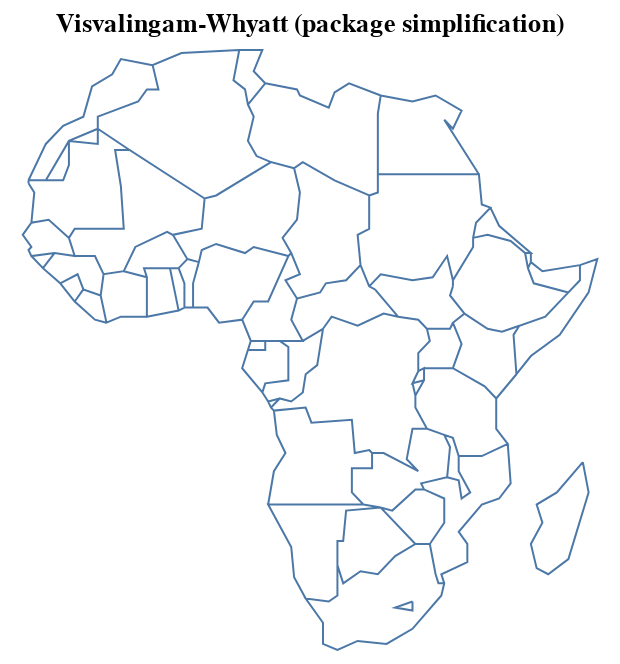

Notebook code for this chart:
### Code cell
import topojson as tp
data = tp.utils.example_data_africa()

topo = tp.Topology(data, prequantize=200)

# we visualize with the (optional!) package Altair,
# since SVG rendering is too small for this example
topo.toposimplify(
    epsilon=1,
    simplify_algorithm='vw', 
    simplify_with='simplification', 
    prevent_oversimplify=True
).to_alt().properties(title='Visvalingam-Whyatt (package simplification)')

### Figure 1 — Vega-Lite specification as saved in the notebook (floating-point values rounded to 4 significant figures; data arrays with more than 128 entries replaced by an {"elided": "..."} marker saying what was removed)
{"config": {"view": {"continuousWidth": 400, "continuousHeight": 300}}, "data": {"name": "data-208d7839ebba7cab448c3c57b2688dec", "format": {"mesh": "data", "type": "topojson"}}, "mark": {"type": "geoshape", "filled": false}, "projection": {"reflectY": true, "type": "identity"}, "title": "Visvalingam-Whyatt (package simplification)", "width": 300, "$schema": "https://vega.github.io/schema/vega-lite/v4.8.1.json", "datasets": {"data-208d7839ebba7cab448c3c57b2688dec": {"type": "Topology", "objects": {"data": {"geometries": [{"id": "1", "type": "Polygon", "properties": {"continent": "Africa", "gdp_md_est": 150600.0, "iso_a3": "TZA", "name": "Tanzania", "pop_est": 53950935}, "bbox": [29.34, -11.72, 40.32, -0.95], "arcs": [[-5, 0, -85, -83, -78, -2, -102, -142, -139]]}, {"id": "2", "type": "Polygon", "properties": {"continent": "Africa", "gdp_md_est": 906.5, "iso_a3": "ESH", "name": "W. Sahara", "pop_est": 603253}, "bbox": [-17.06, 21.0, -8.665, 27.66], "arcs": [[-23, -22, -21, 20, -117, -116]]}, {"id": "11", "type": "Polygon", "properties": {"continent": "Africa", "gdp_md_est": 66010.0, "iso_a3": "COD", "name": "Dem. Rep. Congo", "pop_est": 83301151}, "bbox": [12.18, -13.26, 31.17, 5.256], "arcs": [[1, -82, -81, -97, 2, -94, -68, -64, -146, -140, -144, -103]]}, {"id": "12", "type": "Polygon", "properties": {"continent": "Africa", "gdp_md_est": 4719.0, "iso_a3": "SOM", "name": "Somalia", "pop_est": 7531386}, "bbox": [40.98, -1.683, 51.13, 12.02], "arcs": [[-6, -128, -135, 3]]}, {"id": "13", "type": "Polygon", "properties": {"continent": "Africa", "gdp_md_est": 152700.0, "iso_a3": "KEN", "name": "Kenya", "pop_est": 47615739}, "bbox": [33.89, -4.677, 41.86, 5.506], "arcs": [[4, -141, -152, -129, 5, 6]]}, {"id": "14", "type": "Polygon", "properties": {"continent": "Africa", "gdp_md_est": 176300.0, "iso_a3": "SDN", "name": "Sudan", "pop_est": 37345935}, "bbox": [21.94, 8.229, 38.41, 22.0], "arcs": [[147, -67, -9, -121, -119, 7, -113, -130, 149, -150, -149, -148]]}, {"id": "15", "type": "Polygon", "properties": {"continent": "Africa", "gdp_md_est": 30590.0, "iso_a3": "TCD", "name": "Chad", "pop_est": 12075985}, "bbox": [13.54, 7.422, 23.89, 23.41], "arcs": [[8, -66, -34, -28, -122]]}, {"id": "25", "type": "Polygon", "properties": {"continent": "Africa", "gdp_md_est": 739100.0, "iso_a3": "ZAF", "name": "South Africa", "pop_est": 54841552}, "bbox": [16.34, -34.82, 32.83, -22.09], "arcs": [[-15, -13, -12, -88, -92, -87, 9], [10]]}, {"id": "26", "type": "Polygon", "properties": {"continent": "Africa", "gdp_md_est": 6019.0, "iso_a3": "LSO", "name": "Lesotho", "pop_est": 1958042}, "bbox": [27.0, -30.65, 29.33, -28.65], "arcs": [[10]]}, {"id": "48", "type": "Polygon", "properties": {"continent": "Africa", "gdp_md_est": 28330.0, "iso_a3": "ZWE", "name": "Zimbabwe", "pop_est": 13805084}, "bbox": [25.26, -22.27, 32.85, -15.51], "arcs": [[11, -14, -79, -89]]}, {"id": "49", "type": "Polygon", "properties": {"continent": "Africa", "gdp_md_est": 35900.0, "iso_a3": "BWA", "name": "Botswana", "pop_est": 2214858}, "bbox": [19.9, -26.83, 29.43, -17.66], "arcs": [[12, -17, 13]]}, {"id": "50", "type": "Polygon", "properties": {"continent": "Africa", "gdp_md_est": 25990.0, "iso_a3": "NAM", "name": "Namibia", "pop_est": 2484780}, "bbox": [11.73, -29.05, 25.08, -16.94], "arcs": [[14, 15, -100, -80, 16]]}, {"id": "51", "type": "Polygon", "properties": {"continent": "Africa", "gdp_md_est": 39720.0, "iso_a3": "SEN", "name": "Senegal", "pop_est": 14668522}, "bbox": [-17.63, 12.33, -11.47, 16.6], "arcs": [[17, -25, -20, -45, -49, 18, -105]]}, {"id": "52", "type": "Polygon", "properties": {"continent": "Africa", "gdp_md_est": 38090.0, "iso_a3": "MLI", "name": "Mali", "pop_est": 17885245}, "bbox": [-12.17, 10.1, 4.27, 24.97], "arcs": [[19, -24, -111, -30, -58, -42, -46]]}, {"id": "53", "type": "Polygon", "properties": {"continent": "Africa", "gdp_md_est": 16710.0, "iso_a3": "MRT", "name": "Mauritania", "pop_est": 3758571}, "bbox": [-17.06, 14.62, -4.923, 27.4], "arcs": [[20, 21, 22, -112, 23, 24, 25]]}, {"id": "54", "type": "Polygon", "properties": {"continent": "Africa", "gdp_md_est": 24310.0, "iso_a3": "BEN", "name": "Benin", "pop_est": 11038805}, "bbox": [0.7723, 6.142, 3.797, 12.24], "arcs": [[26, -38, -60, -29, -31]]}, {"id": "55", "type": "Polygon", "properties": {"continent": "Africa", "gdp_md_est": 20150.0, "iso_a3": "NER", "name": "Niger", "pop_est": 19245344}, "bbox": [0.2956, 11.66, 15.9, 23.47], "arcs": [[27, -37, -32, 28, -59, 29, -110, -123]]}, {"id": "56", "type": "Polygon", "properties": {"continent": "Africa", "gdp_md_est": 1089000.0, "iso_a3": "NGA", "name": "Nigeria", "pop_est": 190632261}, "bbox": [2.692, 4.241, 14.58, 13.87], "arcs": [[30, 31, -36, 32]]}, {"id": "57", "type": "Polygon", "properties": {"continent": "Africa", "gdp_md_est": 77240.0, "iso_a3": "CMR", "name": "Cameroon", "pop_est": 24994885}, "bbox": [8.489, 1.728, 16.01, 12.86], "arcs": [[33, -65, -70, -72, -75, 34, 35, 36]]}, {"id": "58", "type": "Polygon", "properties": {"continent": "Africa", "gdp_md_est": 11610.0, "iso_a3": "TGO", "name": "Togo", "pop_est": 7965055}, "bbox": [-0.04978, 5.929, 1.865, 11.02], "arcs": [[37, 38, -40, -61]]}, {"id": "59", "type": "Polygon", "properties": {"continent": "Africa", "gdp_md_est": 120800.0, "iso_a3": "GHA", "name": "Ghana", "pop_est": 27499924}, "bbox": [-3.244, 4.71, 1.06, 11.1], "arcs": [[39, 40, -43, -62]]}, {"id": "60", "type": "Polygon", "properties": {"continent": "Africa", "gdp_md_est": 87120.0, "iso_a3": "CIV", "name": "Côte d'Ivoire", "pop_est": 24184810}, "bbox": [-8.603, 4.338, -2.562, 10.52], "arcs": [[41, -63, 42, 43, -52, -47]]}, {"id": "61", "type": "Polygon", "properties": {"continent": "Africa", "gdp_md_est": 16080.0, "iso_a3": "GIN", "name": "Guinea", "pop_est": 12413867}, "bbox": [-15.13, 7.309, -7.832, 12.59], "arcs": [[44, 45, 46, -54, -55, 47, -50]]}, {"id": "62", "type": "Polygon", "properties": {"continent": "Africa", "gdp_md_est": 2851.0, "iso_a3": "GNB", "name": "Guinea-Bissau", "pop_est": 1792338}, "bbox": [-16.68, 11.04, -13.7, 12.63], "arcs": [[48, 49, 50]]}, {"id": "63", "type": "Polygon", "properties": {"continent": "Africa", "gdp_md_est": 3881.0, "iso_a3": "LBR", "name": "Liberia", "pop_est": 4689021}, "bbox": [-11.44, 4.356, -7.54, 8.541], "arcs": [[51, 52, -56, 53]]}, {"id": "64", "type": "Polygon", "properties": {"continent": "Africa", "gdp_md_est": 10640.0, "iso_a3": "SLE", "name": "Sierra Leone", "pop_est": 6163195}, "bbox": [-13.25, 6.786, -10.23, 10.05], "arcs": [[54, 55, 56]]}, {"id": "65", "type": "Polygon", "properties": {"continent": "Africa", "gdp_md_est": 32990.0, "iso_a3": "BFA", "name": "Burkina Faso", "pop_est": 20107509}, "bbox": [-5.471, 9.611, 2.177, 15.12], "arcs": [[57, 58, 59, 60, 61, 62]]}, {"id": "66", "type": "Polygon", "properties": {"continent": "Africa", "gdp_md_est": 3206.0, "iso_a3": "CAF", "name": "Central African Rep.", "pop_est": 5625118}, "bbox": [14.46, 2.268, 27.37, 11.14], "arcs": [[63, -71, 64, 65, 66, -148, -147]]}, {"id": "67", "type": "Polygon", "properties": {"continent": "Africa", "gdp_md_est": 30270.0, "iso_a3": "COG", "name": "Congo", "pop_est": 4954674}, "bbox": [11.09, -5.038, 18.45, 3.728], "arcs": [[67, -96, 68, -73, 69, 70]]}, {"id": "68", "type": "Polygon", "properties": {"continent": "Africa", "gdp_md_est": 35980.0, "iso_a3": "GAB", "name": "Gabon", "pop_est": 1772255}, "bbox": [8.798, -3.979, 14.43, 2.327], "arcs": [[71, 72, 73, -76]]}, {"id": "69", "type": "Polygon", "properties": {"continent": "Africa", "gdp_md_est": 31770.0, "iso_a3": "GNQ", "name": "Eq. Guinea", "pop_est": 778358}, "bbox": [9.306, 1.01, 11.29, 2.284], "arcs": [[74, 75, 76]]}, {"id": "70", "type": "Polygon", "properties": {"continent": "Africa", "gdp_md_est": 65170.0, "iso_a3": "ZMB", "name": "Zambia", "pop_est": 15972000}, "bbox": [21.89, -17.96, 33.49, -8.238], "arcs": [[77, -84, -90, 78, 79, -99, -98, 80, 81]]}, {"id": "71", "type": "Polygon", "properties": {"continent": "Africa", "gdp_md_est": 21200.0, "iso_a3": "MWI", "name": "Malawi", "pop_est": 19196246}, "bbox": [32.69, -16.8, 35.77, -9.231], "arcs": [[82, -91, 83]]}, {"id": "72", "type": "Polygon", "properties": {"continent": "Africa", "gdp_md_est": 35010.0, "iso_a3": "MOZ", "name": "Mozambique", "pop_est": 26573706}, "bbox": [30.18, -26.74, 40.78, -10.32], "arcs": [[84, 85, 86, -93, 87, 88, 89, 90]]}, {"id": "73", "type": "Polygon", "properties": {"continent": "Africa", "gdp_md_est": 11060.0, "iso_a3": "SWZ", "name": "eSwatini", "pop_est": 1467152}, "bbox": [30.68, -27.29, 32.07, -25.66], "arcs": [[91, 92]]}, {"id": "74", "type": "MultiPolygon", "properties": {"continent": "Africa", "gdp_md_est": 189000.0, "iso_a3": "AGO", "name": "Angola", "pop_est": 29310273}, "bbox": [11.64, -17.93, 24.08, -4.438], "arcs": [[[93, 94, 95]], [[96, 97, 98, 99, 100]]]}, {"id": "75", "type": "Polygon", "properties": {"continent": "Africa", "gdp_md_est": 7892.0, "iso_a3": "BDI", "name": "Burundi", "pop_est": 11466756}, "bbox": [29.02, -4.5, 30.75, -2.348], "arcs": [[101, 102, -143]]}, {"id": "78", "type": "Polygon", "properties": {"continent": "Africa", "gdp_md_est": 36860.0, "iso_a3": "MDG", "name": "Madagascar", "pop_est": 25054161}, "bbox": [43.25, -25.6, 50.48, -12.04], "arcs": [[103]]}, {"id": "80", "type": "Polygon", "properties": {"continent": "Africa", "gdp_md_est": 3387.0, "iso_a3": "GMB", "name": "Gambia", "pop_est": 2051363}, "bbox": [-16.84, 13.13, -13.84, 13.88], "arcs": [[104, 105]]}, {"id": "81", "type": "Polygon", "properties": {"continent": "Africa", "gdp_md_est": 130800.0, "iso_a3": "TUN", "name": "Tunisia", "pop_est": 11403800}, "bbox": [7.524, 30.31, 11.49, 37.35], "arcs": [[-109, 106, -125]]}, {"id": "82", "type": "Polygon", "properties": {"continent": "Africa", "gdp_md_est": 609400.0, "iso_a3": "DZA", "name": "Algeria", "pop_est": 40969443}, "bbox": [-8.684, 19.06, 12.0, 37.12], "arcs": [[-115, 107, 108, -124, 109, 110, 111]]}, {"id": "154", "type": "Polygon", "properties": {"continent": "Africa", "gdp_md_est": 9169.0, "iso_a3": "ERI", "name": "Eritrea", "pop_est": 5918919}, "bbox": [36.32, 12.46, 43.08, 18.0], "arcs": [[112, 113, -132, -131]]}, {"id": "162", "type": "Polygon", "properties": {"continent": "Africa", "gdp_md_est": 282800.0, "iso_a3": "MAR", "name": "Morocco", "pop_est": 33986655}, "bbox": [-17.02, 21.42, -1.125, 35.76], "arcs": [[114, 115, 116, 117]]}, {"id": "163", "type": "Polygon", "properties": {"continent": "Africa", "gdp_md_est": 1105000.0, "iso_a3": "EGY", "name": "Egypt", "pop_est": 97041072}, "bbox": [24.7, 22.0, 36.87, 31.59], "arcs": [[118, -127, 119]]}, {"id": "164", "type": "Polygon", "properties": {"continent": "Africa", "gdp_md_est": 90890.0, "iso_a3": "LBY", "name": "Libya", "pop_est": 6653210}, "bbox": [9.319, 19.58, 25.16, 33.14], "arcs": [[120, 121, 122, 123, 124, 125, 126]]}, {"id": "165", "type": "Polygon", "properties": {"continent": "Africa", "gdp_md_est": 174700.0, "iso_a3": "ETH", "name": "Ethiopia", "pop_est": 105350020}, "bbox": [32.95, 3.422, 47.79, 14.96], "arcs": [[127, 128, -151, -150, 129, 130, -134, -136]]}, {"id": "166", "type": "Polygon", "properties": {"continent": "Africa", "gdp_md_est": 3345.0, "iso_a3": "DJI", "name": "Djibouti", "pop_est": 865267}, "bbox": [41.66, 10.93, 43.32, 12.7], "arcs": [[131, 132, -137, 133]]}, {"id": "167", "type": "Polygon", "properties": {"continent": "Africa", "gdp_md_est": 12250.0, "iso_a3": "-99", "name": "Somaliland", "pop_est": 3500000}, "bbox": [42.56, 7.997, 48.95, 11.46], "arcs": [[134, 135, 136, 137]]}, {"id": "168", "type": "Polygon", "properties": {"continent": "Africa", "gdp_md_est": 84930.0, "iso_a3": "UGA", "name": "Uganda", "pop_est": 39570125}, "bbox": [29.58, -1.443, 35.04, 4.25], "arcs": [[138, -145, 139, -153, 140]]}, {"id": "169", "type": "Polygon", "properties": {"continent": "Africa", "gdp_md_est": 21970.0, "iso_a3": "RWA", "name": "Rwanda", "pop_est": 11901484}, "bbox": [29.02, -2.918, 30.82, -1.135], "arcs": [[141, 142, 143, 144]]}, {"id": "176", "type": "Polygon", "properties": {"continent": "Africa", "gdp_md_est": 20880.0, "iso_a3": "SSD", "name": "S. Sudan", "pop_est": 13026129}, "bbox": [23.89, 3.509, 35.3, 12.25], "arcs": [[145, 146, 147, 148, 149, 150, 151, 152]]}], "type": "GeometryCollection"}}, "bbox": [-17.63, -34.82, 51.13, 37.35], "transform": {"scale": [0.3455, 0.3627], "translate": [-17.63, -34.82]}, "arcs": {"elided": "153 rows, 964 int values in total"}}}}
